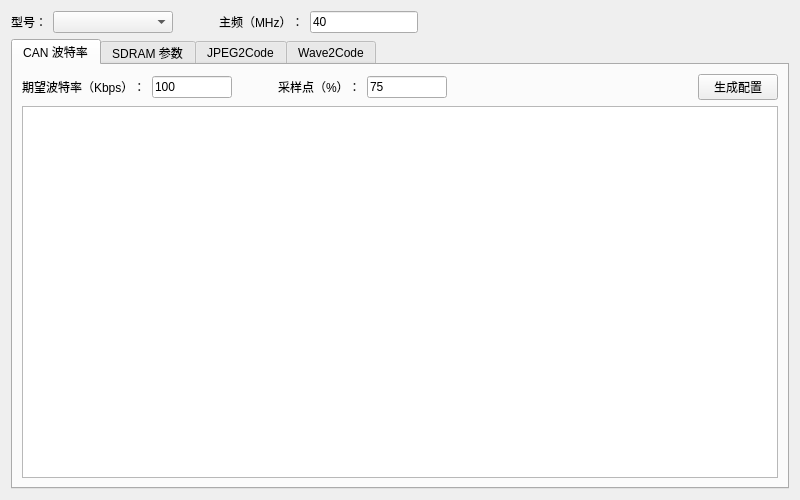
<?xml version="1.0" encoding="UTF-8"?>
<ui version="4.0">
 <class>SWMTool</class>
 <widget class="QWidget" name="SWMTool">
  <property name="geometry">
   <rect>
    <x>0</x>
    <y>0</y>
    <width>800</width>
    <height>500</height>
   </rect>
  </property>
  <property name="windowTitle">
   <string>SWMTool</string>
  </property>
  <layout class="QVBoxLayout" name="vLayout">
   <item>
    <layout class="QHBoxLayout" name="hLayout">
     <item>
      <widget class="QLabel" name="lblMCU">
       <property name="text">
        <string>型号：</string>
       </property>
      </widget>
     </item>
     <item>
      <widget class="QComboBox" name="cmbMCU">
       <property name="minimumSize">
        <size>
         <width>120</width>
         <height>0</height>
        </size>
       </property>
       <property name="currentIndex">
        <number>-1</number>
       </property>
       <item>
        <property name="text">
         <string>SWM181</string>
        </property>
       </item>
       <item>
        <property name="text">
         <string>SWM190</string>
        </property>
       </item>
       <item>
        <property name="text">
         <string>SWM201</string>
        </property>
       </item>
       <item>
        <property name="text">
         <string>SWM211</string>
        </property>
       </item>
       <item>
        <property name="text">
         <string>SWM260</string>
        </property>
       </item>
       <item>
        <property name="text">
         <string>SWM320</string>
        </property>
       </item>
       <item>
        <property name="text">
         <string>SWM341</string>
        </property>
       </item>
       <item>
        <property name="text">
         <string>SWM350</string>
        </property>
       </item>
      </widget>
     </item>
     <item>
      <spacer name="hSpacer1">
       <property name="orientation">
        <enum>Qt::Horizontal</enum>
       </property>
       <property name="sizeType">
        <enum>QSizePolicy::Fixed</enum>
       </property>
       <property name="sizeHint" stdset="0">
        <size>
         <width>40</width>
         <height>20</height>
        </size>
       </property>
      </spacer>
     </item>
     <item>
      <widget class="QLabel" name="lblFreq">
       <property name="text">
        <string>主频（MHz）：</string>
       </property>
      </widget>
     </item>
     <item>
      <widget class="QLineEdit" name="linFreq">
       <property name="sizePolicy">
        <sizepolicy hsizetype="Fixed" vsizetype="Fixed">
         <horstretch>0</horstretch>
         <verstretch>0</verstretch>
        </sizepolicy>
       </property>
       <property name="maximumSize">
        <size>
         <width>120</width>
         <height>16777215</height>
        </size>
       </property>
       <property name="text">
        <string>40</string>
       </property>
      </widget>
     </item>
     <item>
      <spacer name="hSpacer2">
       <property name="orientation">
        <enum>Qt::Horizontal</enum>
       </property>
       <property name="sizeHint" stdset="0">
        <size>
         <width>40</width>
         <height>20</height>
        </size>
       </property>
      </spacer>
     </item>
    </layout>
   </item>
   <item>
    <widget class="QTabWidget" name="tabMain">
     <property name="currentIndex">
      <number>0</number>
     </property>
     <widget class="QWidget" name="tabCAN">
      <attribute name="title">
       <string>CAN 波特率</string>
      </attribute>
      <layout class="QVBoxLayout" name="vLayoutCAN">
       <item>
        <layout class="QHBoxLayout" name="hLayoutCAN">
         <item>
          <widget class="QLabel" name="lblCANBaud">
           <property name="text">
            <string>期望波特率（Kbps）：</string>
           </property>
          </widget>
         </item>
         <item>
          <widget class="QLineEdit" name="linCANBaud">
           <property name="sizePolicy">
            <sizepolicy hsizetype="Fixed" vsizetype="Fixed">
             <horstretch>0</horstretch>
             <verstretch>0</verstretch>
            </sizepolicy>
           </property>
           <property name="maximumSize">
            <size>
             <width>80</width>
             <height>16777215</height>
            </size>
           </property>
           <property name="text">
            <string>100</string>
           </property>
          </widget>
         </item>
         <item>
          <spacer name="hSpacerCAN1">
           <property name="orientation">
            <enum>Qt::Horizontal</enum>
           </property>
           <property name="sizeType">
            <enum>QSizePolicy::Fixed</enum>
           </property>
           <property name="sizeHint" stdset="0">
            <size>
             <width>40</width>
             <height>20</height>
            </size>
           </property>
          </spacer>
         </item>
         <item>
          <widget class="QLabel" name="lblCANSamp">
           <property name="text">
            <string>采样点（%）：</string>
           </property>
          </widget>
         </item>
         <item>
          <widget class="QLineEdit" name="linCANSamp">
           <property name="sizePolicy">
            <sizepolicy hsizetype="Fixed" vsizetype="Fixed">
             <horstretch>0</horstretch>
             <verstretch>0</verstretch>
            </sizepolicy>
           </property>
           <property name="maximumSize">
            <size>
             <width>80</width>
             <height>16777215</height>
            </size>
           </property>
           <property name="text">
            <string>75</string>
           </property>
          </widget>
         </item>
         <item>
          <spacer name="hSpacerCAN2">
           <property name="orientation">
            <enum>Qt::Horizontal</enum>
           </property>
           <property name="sizeHint" stdset="0">
            <size>
             <width>40</width>
             <height>20</height>
            </size>
           </property>
          </spacer>
         </item>
         <item>
          <widget class="QPushButton" name="btnCANGen">
           <property name="text">
            <string>生成配置</string>
           </property>
          </widget>
         </item>
        </layout>
       </item>
       <item>
        <widget class="QTextEdit" name="txtCANShow">
         <property name="readOnly">
          <bool>true</bool>
         </property>
        </widget>
       </item>
      </layout>
     </widget>
     <widget class="QWidget" name="tabSDR">
      <attribute name="title">
       <string>SDRAM 参数</string>
      </attribute>
      <layout class="QVBoxLayout" name="vLayoutSDR">
       <item>
        <layout class="QHBoxLayout" name="hLayoutSDR">
         <item>
          <widget class="QLabel" name="lblSDRChip">
           <property name="text">
            <string>器件型号：</string>
           </property>
          </widget>
         </item>
         <item>
          <widget class="QComboBox" name="cmbSDRChip">
           <property name="minimumSize">
            <size>
             <width>160</width>
             <height>0</height>
            </size>
           </property>
          </widget>
         </item>
         <item>
          <spacer name="hSpacerSDR">
           <property name="orientation">
            <enum>Qt::Horizontal</enum>
           </property>
           <property name="sizeHint" stdset="0">
            <size>
             <width>40</width>
             <height>20</height>
            </size>
           </property>
          </spacer>
         </item>
         <item>
          <widget class="QPushButton" name="btnSDRGen">
           <property name="text">
            <string>生成配置</string>
           </property>
          </widget>
         </item>
        </layout>
       </item>
       <item>
        <widget class="QTextEdit" name="txtSDRShow">
         <property name="readOnly">
          <bool>true</bool>
         </property>
        </widget>
       </item>
      </layout>
     </widget>
     <widget class="QWidget" name="tabJPG">
      <attribute name="title">
       <string>JPEG2Code</string>
      </attribute>
      <layout class="QVBoxLayout" name="vLayoutJPG">
       <item>
        <layout class="QHBoxLayout" name="hLayoutJPG1">
         <item>
          <widget class="QLabel" name="lblJPGFile">
           <property name="text">
            <string>JPEG文件：</string>
           </property>
          </widget>
         </item>
         <item>
          <widget class="QLineEdit" name="linJPGFile"/>
         </item>
         <item>
          <widget class="QPushButton" name="btnJPGFile">
           <property name="text">
            <string>...</string>
           </property>
          </widget>
         </item>
        </layout>
       </item>
       <item>
        <layout class="QHBoxLayout" name="hLayoutJPG2">
         <item>
          <widget class="QLabel" name="lblJPGOut">
           <property name="text">
            <string>输出格式：</string>
           </property>
          </widget>
         </item>
         <item>
          <widget class="QComboBox" name="cmbJPGOut">
           <property name="minimumSize">
            <size>
             <width>120</width>
             <height>0</height>
            </size>
           </property>
           <item>
            <property name="text">
             <string>不解码</string>
            </property>
           </item>
           <item>
            <property name="text">
             <string>RGB565</string>
            </property>
           </item>
           <item>
            <property name="text">
             <string>BGR565</string>
            </property>
           </item>
           <item>
            <property name="text">
             <string>XRGB888</string>
            </property>
           </item>
           <item>
            <property name="text">
             <string>XBGR888</string>
            </property>
           </item>
          </widget>
         </item>
         <item>
          <spacer name="hSpacerJPG">
           <property name="orientation">
            <enum>Qt::Horizontal</enum>
           </property>
           <property name="sizeHint" stdset="0">
            <size>
             <width>40</width>
             <height>20</height>
            </size>
           </property>
          </spacer>
         </item>
         <item>
          <widget class="QPushButton" name="btnJPGConv">
           <property name="text">
            <string>转换</string>
           </property>
          </widget>
         </item>
        </layout>
       </item>
       <item>
        <widget class="QTextEdit" name="txtJPGShow">
         <property name="readOnly">
          <bool>true</bool>
         </property>
        </widget>
       </item>
      </layout>
     </widget>
     <widget class="QWidget" name="tabWav">
      <attribute name="title">
       <string>Wave2Code</string>
      </attribute>
      <layout class="QVBoxLayout" name="vLayoutWav">
       <item>
        <layout class="QHBoxLayout" name="hLayoutWav1">
         <item>
          <widget class="QLabel" name="lblWavFile">
           <property name="text">
            <string>Wave文件：</string>
           </property>
          </widget>
         </item>
         <item>
          <widget class="QLineEdit" name="linWavFile"/>
         </item>
         <item>
          <widget class="QPushButton" name="btnWavFile">
           <property name="text">
            <string>...</string>
           </property>
          </widget>
         </item>
        </layout>
       </item>
       <item>
        <layout class="QHBoxLayout" name="hLayoutWav2">
         <item>
          <widget class="QLabel" name="lblWavObit">
           <property name="text">
            <string>输出位宽：</string>
           </property>
          </widget>
         </item>
         <item>
          <widget class="QComboBox" name="cmbWavObit">
           <property name="minimumSize">
            <size>
             <width>80</width>
             <height>0</height>
            </size>
           </property>
           <item>
            <property name="text">
             <string>8-bit</string>
            </property>
           </item>
           <item>
            <property name="text">
             <string>16-bit</string>
            </property>
           </item>
          </widget>
         </item>
         <item>
          <spacer name="hSpacerWav">
           <property name="orientation">
            <enum>Qt::Horizontal</enum>
           </property>
           <property name="sizeHint" stdset="0">
            <size>
             <width>40</width>
             <height>20</height>
            </size>
           </property>
          </spacer>
         </item>
         <item>
          <widget class="QCheckBox" name="chkWavAll">
           <property name="text">
            <string>同目录下所有Wave文件</string>
           </property>
          </widget>
         </item>
         <item>
          <widget class="QPushButton" name="btnWavConv">
           <property name="text">
            <string>转换</string>
           </property>
          </widget>
         </item>
        </layout>
       </item>
       <item>
        <widget class="QTextEdit" name="txtWavShow">
         <property name="readOnly">
          <bool>true</bool>
         </property>
        </widget>
       </item>
      </layout>
     </widget>
    </widget>
   </item>
  </layout>
 </widget>
 <resources/>
 <connections/>
</ui>
